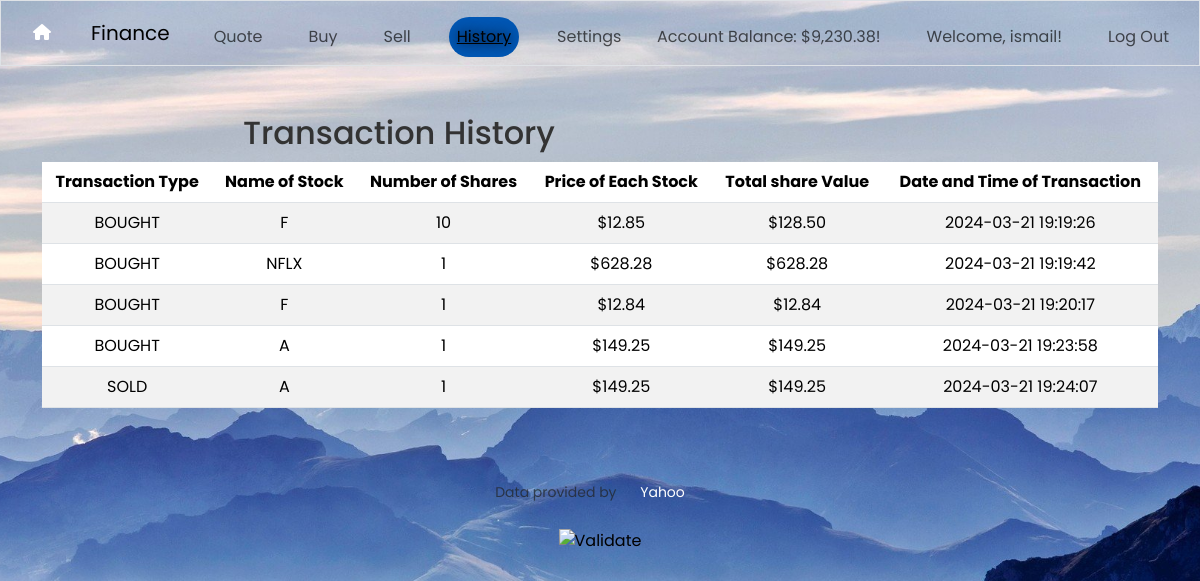
Screenshot of /history (signed in) with the database file from the repository.
### tables this page shows
CREATE TABLE users (id INTEGER PRIMARY KEY AUTOINCREMENT NOT NULL, username TEXT NOT NULL, hash TEXT NOT NULL, cash NUMERIC NOT NULL DEFAULT 10000.00);

CREATE TABLE 'transaction_history' ('transaction_id' INTEGER PRIMARY KEY AUTOINCREMENT NOT NULL, 'transaction_type' TEXT NOT NULL, 'name_of_stock' TEXT NOT NULL, 'number_of_shares' INTEGER NOT NULL, 'unit_price' NUMERIC NOT NULL, 'total_price' NUMERIC NOT NULL, 'date_of_transaction' DATETIME NOT NULL, 'user_ID' INTEGER);

### app.py (the view)
@app.route("/history")
@login_required
def history():
    history = db.execute("SELECT * FROM transaction_history WHERE user_ID = ?", session["user_id"])
    balance = db.execute("SELECT cash FROM users WHERE id=?", session["user_id"])
    return render_template("history.html", history=history, active_tab = 'history', balance=balance)

### app.py (called while the page is built)
@app.after_request
def after_request(response):
    response.headers["Cache-Control"] = "no-cache, no-store, must-revalidate"
    response.headers["Expires"] = 0
    response.headers["Pragma"] = "no-cache"
    return response

### helpers.py (called while the page is built)
def login_required(f):
    @wraps(f)
    def decorated_function(*args, **kwargs):
        if session.get("user_id") is None:
            return redirect("/login")
        return f(*args, **kwargs)
    return decorated_function

def usd(value):
    return f"${value:,.2f}"

### templates/history.html (shortened to what this page needs)
{% extends "layout.html" %}
{% block main %}
    <h2>Transaction History</h2>
    <br>
    <table class="table table-striped">
        <thead class="thead-dark">
            <tr>
                <th>Transaction Type</th>
                <th>Name of Stock</th>
                <th>Number of Shares</th>
                <th>Price of Each Stock</th>
                <th>Total share Value</th>
                <th>Date and Time of Transaction</th>
            </tr>
        </thead>
        <tbody>
            {% for item in history %}
            <tr>
                <td>{{ item["transaction_type"] }}</td>
                <td>{{ item["name_of_stock"] }}</td>
                <td>{{ item["number_of_shares"] }}</td>
                <td>{{ item["unit_price"] | usd }}</td>
                <td>{{ item["total_price"] | usd }}</td>
                <td>{{ item["date_of_transaction"] }}</td>
            </tr>
            {% endfor %}
        </tbody>
    </table>
{% endblock %}

### templates/layout.html (shortened to what this page needs)
<!DOCTYPE html>
<html lang="en">
    <head>
        <link href="https://cdn.jsdelivr.net/npm/bootstrap@5.3.2/dist/css/bootstrap.min.css" rel="stylesheet">
        <link rel="stylesheet" href="https://cdnjs.cloudflare.com/ajax/libs/font-awesome/6.0.0-beta3/css/all.min.css">
        <link rel="stylesheet" href="../static/style.css">
    </head>
    <body>
        <nav class="nav border navbar navbar-expand-md navbar-light">
            <div class="container-fluid">
                <a href="/" class="git"><i class="fa-solid fa-house"></i></a>
                <a class="navbar-brand" href="/trade"> <span class="red">Finance</span></a>
                <div class="collapse navbar-collapse" id="navbar">
                    {% if session["user_id"] %}
                        <ul class="navbar-nav me-auto mt-2">
                            <li class="nav-item "><a class="nav-link {% if active_tab == 'quote' %}active{% endif %}" href="/quote">Quote</a></li>
                            <li class="nav-item"><a class="nav-link {% if active_tab == 'buy' %}active{% endif %}" href="/buy">Buy</a></li>
                            <li class="nav-item"><a class="nav-link {% if active_tab == 'sell' %}active{% endif %}" href="/sell">Sell</a></li>
                            <li class="nav-item"><a class="nav-link {% if active_tab == 'history' %}active{% endif %}" href="/history">History</a></li>
                        </ul>
                        <ul class="navbar-nav ms-auto mt-2">
                            <div class="icon">
                                <li class="nav-item"><a class="nav-link">Settings<a></li>
                            </div>
                            <li class="nav-item"><a class="nav-link">Account Balance: {{ balance[0]['cash']| usd }}!</a></li>
                            <li class="nav-item"><a class="nav-link">Welcome, {{ session["username"] }}!</a></li>
                            <li class="nav-item"><a class="nav-link" href="/logout">Log Out</a></li>
                        </ul>
                    {% else %}
                        <ul class="navbar-nav ms-auto mt-2">
                            <li class="nav-item"><a class="nav-link" href="/register">Register</a></li>
                            <li class="nav-item"><a class="nav-link" href="/login">Log In</a></li>
                        </ul>
                    {% endif %}
                </div>
            </div>
        </nav>
        <main class="container py-5 text-center">
            {% block main %}{% endblock %}
        </main>
        <footer class="mb-5">
            <p class="mb-3 small text-center text-muted">
                Data provided by <a href="https://finance.yahoo.com/">Yahoo</a>
            </p>
            <form action="https://validator.w3.org/check" class="text-center" enctype="multipart/form-data" method="post" target="_blank">
                <input alt="Validate" src="/static/I_heart_validator.png" type="image">
            </form>
        </footer>
    </body>
</html>

### static/style.css (style rules this page uses)
body { font-family: 'Poppins', sans-serif; margin: 0; padding: 0; background-image: url('images/background.jpg'); background-size: cover; background-position: center; color: #333; height: 100vh; }
nav { display: flex; align-items: center; justify-content: space-between; }
ul { list-style-type: none; display: flex; gap: 20px; }
li { margin-right: 10px; }
a { text-decoration: none; color: #fff; }
main { display: flex; flex-wrap: wrap; justify-content: space-around; padding: 20px; }
h1, h2 { color: #333; margin-bottom: 10px; text-align: center; }
p { color: black; font-size: 16px; line-height: 1.5; margin-bottom: 20px; }
a { border-radius: 25px; color: #fff; display: inline-block; padding: 10px 20px; text-decoration: none; transition: background-color 0.3s ease; }
.nav a.active { background-color: #0056b3; text-decoration: underline; }
.nav .git { background-color: transparent; }

### templates/layout.html (style rules this page uses)
a.active { text-shadow: 0px 0px 12px ; }
.icon { position: absolute; transform: translateX(-100px); display: inline-block; cursor: help; }
.dropdown-menu a { color: black; padding: 12px 16px; text-decoration: none; display: block; }
body { background-image: url(../static/images/background.jpg); background-size: cover; background-position: top; }

### rows the page displays
users: cash "$9,230.38", username "ismail"
transaction_history: transaction_type "BOUGHT", name_of_stock "F", number_of_shares "10", unit_price "$12.85", total_price "$128.50", date_of_transaction "2024-03-21 19:19:26"
transaction_history: transaction_type "BOUGHT", name_of_stock "NFLX", number_of_shares "1", unit_price "$628.28", total_price "$628.28", date_of_transaction "2024-03-21 19:19:42"
transaction_history: transaction_type "BOUGHT", name_of_stock "F", number_of_shares "1", unit_price "$12.84", total_price "$12.84", date_of_transaction "2024-03-21 19:20:17"
transaction_history: transaction_type "BOUGHT", name_of_stock "A", number_of_shares "1", unit_price "$149.25", total_price "$149.25", date_of_transaction "2024-03-21 19:23:58"
transaction_history: transaction_type "SOLD", name_of_stock "A", number_of_shares "1", unit_price "$149.25", total_price "$149.25", date_of_transaction "2024-03-21 19:24:07"
